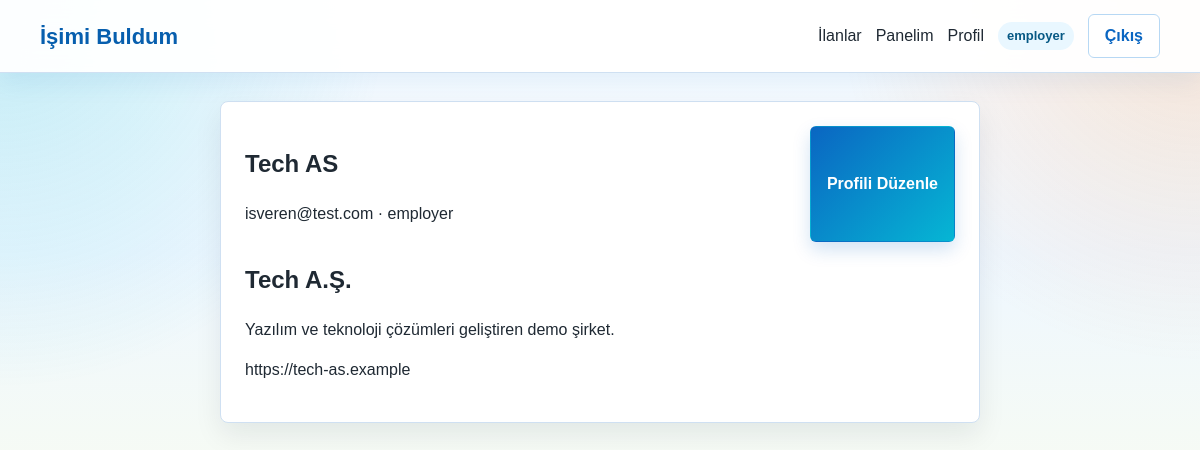
/profile/ (signed in), run on the app's committed database.
### tables this page shows
CREATE TABLE users (
            id INTEGER PRIMARY KEY AUTOINCREMENT,
            username TEXT NOT NULL,
            email TEXT NOT NULL UNIQUE,
            password_hash TEXT NOT NULL,
            user_type TEXT NOT NULL CHECK(user_type IN ('jobseeker', 'employer', 'admin')),
            bio TEXT DEFAULT '',
            beceriler TEXT DEFAULT '',
            sehir TEXT DEFAULT '',
            ozgecmis_metni TEXT DEFAULT '',
            sirket_adi TEXT DEFAULT '',
            sirket_aciklamasi TEXT DEFAULT '',
            website TEXT DEFAULT '',
            active INTEGER NOT NULL DEFAULT 1,
            created_at TEXT NOT NULL DEFAULT CURRENT_TIMESTAMP
        );

### routes/profile_routes.py (the view)
@profile_bp.route("/")
@login_required
def view():
    return render_template("profile/view.html", user=current_user())

### database.py (called while the page is built)
def get_connection():
    conn = sqlite3.connect(DB_PATH)
    conn.row_factory = sqlite3.Row
    conn.execute("PRAGMA foreign_keys = ON")
    return conn

def fetch_one(query, params=()):
    with get_connection() as conn:
        return conn.execute(query, params).fetchone()

def get_user_by_id(user_id):
    return fetch_one("SELECT * FROM users WHERE id = ?", (user_id,))

### routes/__init__.py (called while the page is built)
def current_user():
    user_id = session.get("user_id")
    if not user_id:
        return None
    return get_user_by_id(user_id)

def login_required(view):
    @wraps(view)
    def wrapper(*args, **kwargs):
        if not current_user():
            flash("Devam etmek için giriş yapmalısınız.", "error")
            return redirect(url_for("auth.login"))
        return view(*args, **kwargs)
    return wrapper

### routes/profile_routes.py (called while the page is built)
@profile_bp.context_processor
def inject_user():
    return {"current_user": current_user()}

### templates/profile/view.html (shortened to what this page needs)
{% extends "base.html" %}
{% block content %}
<section class="detail-panel">
    <div class="detail-head">
        <div>
            <h1>{{ user.username }}</h1>
            <p>{{ user.email }} · {{ user.user_type }}</p>
        </div>
        <a class="button" href="{{ url_for('profile.edit') }}">Profili Düzenle</a>
    </div>
    {% if user.user_type == 'employer' %}
        <h2>{{ user.sirket_adi }}</h2>
        <p>{{ user.sirket_aciklamasi or 'Şirket açıklaması eklenmedi.' }}</p>
        <p>{{ user.website }}</p>
    {% else %}
        <h2>{{ user.sehir }}</h2>
        <p>{{ user.bio or 'Bio eklenmedi.' }}</p>
        <p><strong>Beceriler:</strong> {{ user.beceriler }}</p>
        <p><strong>Özgeçmiş:</strong> {{ user.ozgecmis_metni }}</p>
    {% endif %}
</section>
{% endblock %}

### templates/base.html (shortened to what this page needs)
<!doctype html>
<html lang="tr">
<head>
    <link rel="stylesheet" href="{{ url_for('static', filename='css/style.css') }}">
</head>
<body>
    <nav class="navbar">
        <a class="brand" href="{{ url_for('job.index') }}">İşimi Buldum</a>
        <div class="nav-links" data-menu>
            <a href="{{ url_for('job.jobs') }}">İlanlar</a>
            {% if current_user %}
                <a href="{{ url_for('job.dashboard') }}">Panelim</a>
                <a href="{{ url_for('profile.view') }}">Profil</a>
                <span class="role-pill">{{ current_user.user_type }}</span>
                <a class="button ghost" href="{{ url_for('auth.logout') }}">Çıkış</a>
            {% else %}
                <a href="{{ url_for('auth.login') }}">Giriş</a>
                <a class="button" href="{{ url_for('auth.register') }}">Kayıt Ol</a>
            {% endif %}
        </div>
    </nav>
    <main class="page">
        {% block content %}{% endblock %}
    </main>
</body>
</html>

### static/css/style.css (style rules this page uses)
:root { --bg: #eef7ff; --panel: #ffffff; --text: #1f2933; --muted: #64748b; --primary: #0a66c2; --primary-dark: #004182; --border: #cfe0f2; --green: #10a36d; --yellow: #f2a900; --red: #ef4444; --cyan: #06b6d4; --orange: #f97316; --pink: #ec4899; }
* { box-sizing: border-box; }
body { margin: 0; background: radial-gradient(circle at top left, rgba(6, 182, 212, 0.22), transparent 30%), radial-gradient(circle at top right, rgba(249, 115, 22, 0.18), transparent 28%), linear-gradient(180deg, #f8fcff 0%, var(--bg) 52%, #f7fbf3 100%); color: var(--text); font-family: Arial, Helvetica, sans-serif; line-height: 1.5; }
a { color: inherit; text-decoration: none; }
.navbar { position: sticky; top: 0; z-index: 10; display: flex; align-items: center; justify-content: space-between; gap: 18px; padding: 14px max(18px, calc((100vw - 1120px) / 2)); background: rgba(255, 255, 255, 0.94); border-bottom: 1px solid var(--border); box-shadow: 0 10px 24px rgba(10, 102, 194, 0.08); backdrop-filter: blur(12px); }
.brand { color: #075fae; font-size: 22px; font-weight: 800; }
.nav-links { display: flex; align-items: center; gap: 14px; }
.page { width: min(1120px, calc(100% - 32px)); margin: 28px auto 64px; }
.button { display: inline-flex; align-items: center; justify-content: center; min-height: 40px; padding: 9px 16px; border: 1px solid transparent; border-radius: 6px; background: linear-gradient(135deg, var(--primary), var(--cyan)); color: white; font-weight: 700; cursor: pointer; box-shadow: 0 8px 18px rgba(10, 102, 194, 0.18); }
.button.ghost { background: white; color: var(--primary); border-color: #b7d8f4; box-shadow: none; }
.job-card, .detail-panel, .auth-card, .stat { border: 1px solid var(--border); border-radius: 8px; background: var(--panel); box-shadow: 0 12px 28px rgba(15, 23, 42, 0.08); }
.job-card-head, .detail-head { display: flex; justify-content: space-between; gap: 14px; }
.badge, .role-pill, .status { display: inline-flex; align-items: center; min-height: 26px; padding: 4px 9px; border-radius: 999px; background: #e9f7ff; color: #075985; font-size: 13px; font-weight: 700; }
.auth-card, .detail-panel { max-width: 760px; margin: 0 auto; padding: 24px; }

### data on the page
users: user_type "employer", username "Tech AS", email "isveren@test.com", sirket_adi "Tech A.Ş.", sirket_aciklamasi "Yazılım ve teknoloji çözümleri geliştiren demo şirket.", website "https://tech-as.example"
